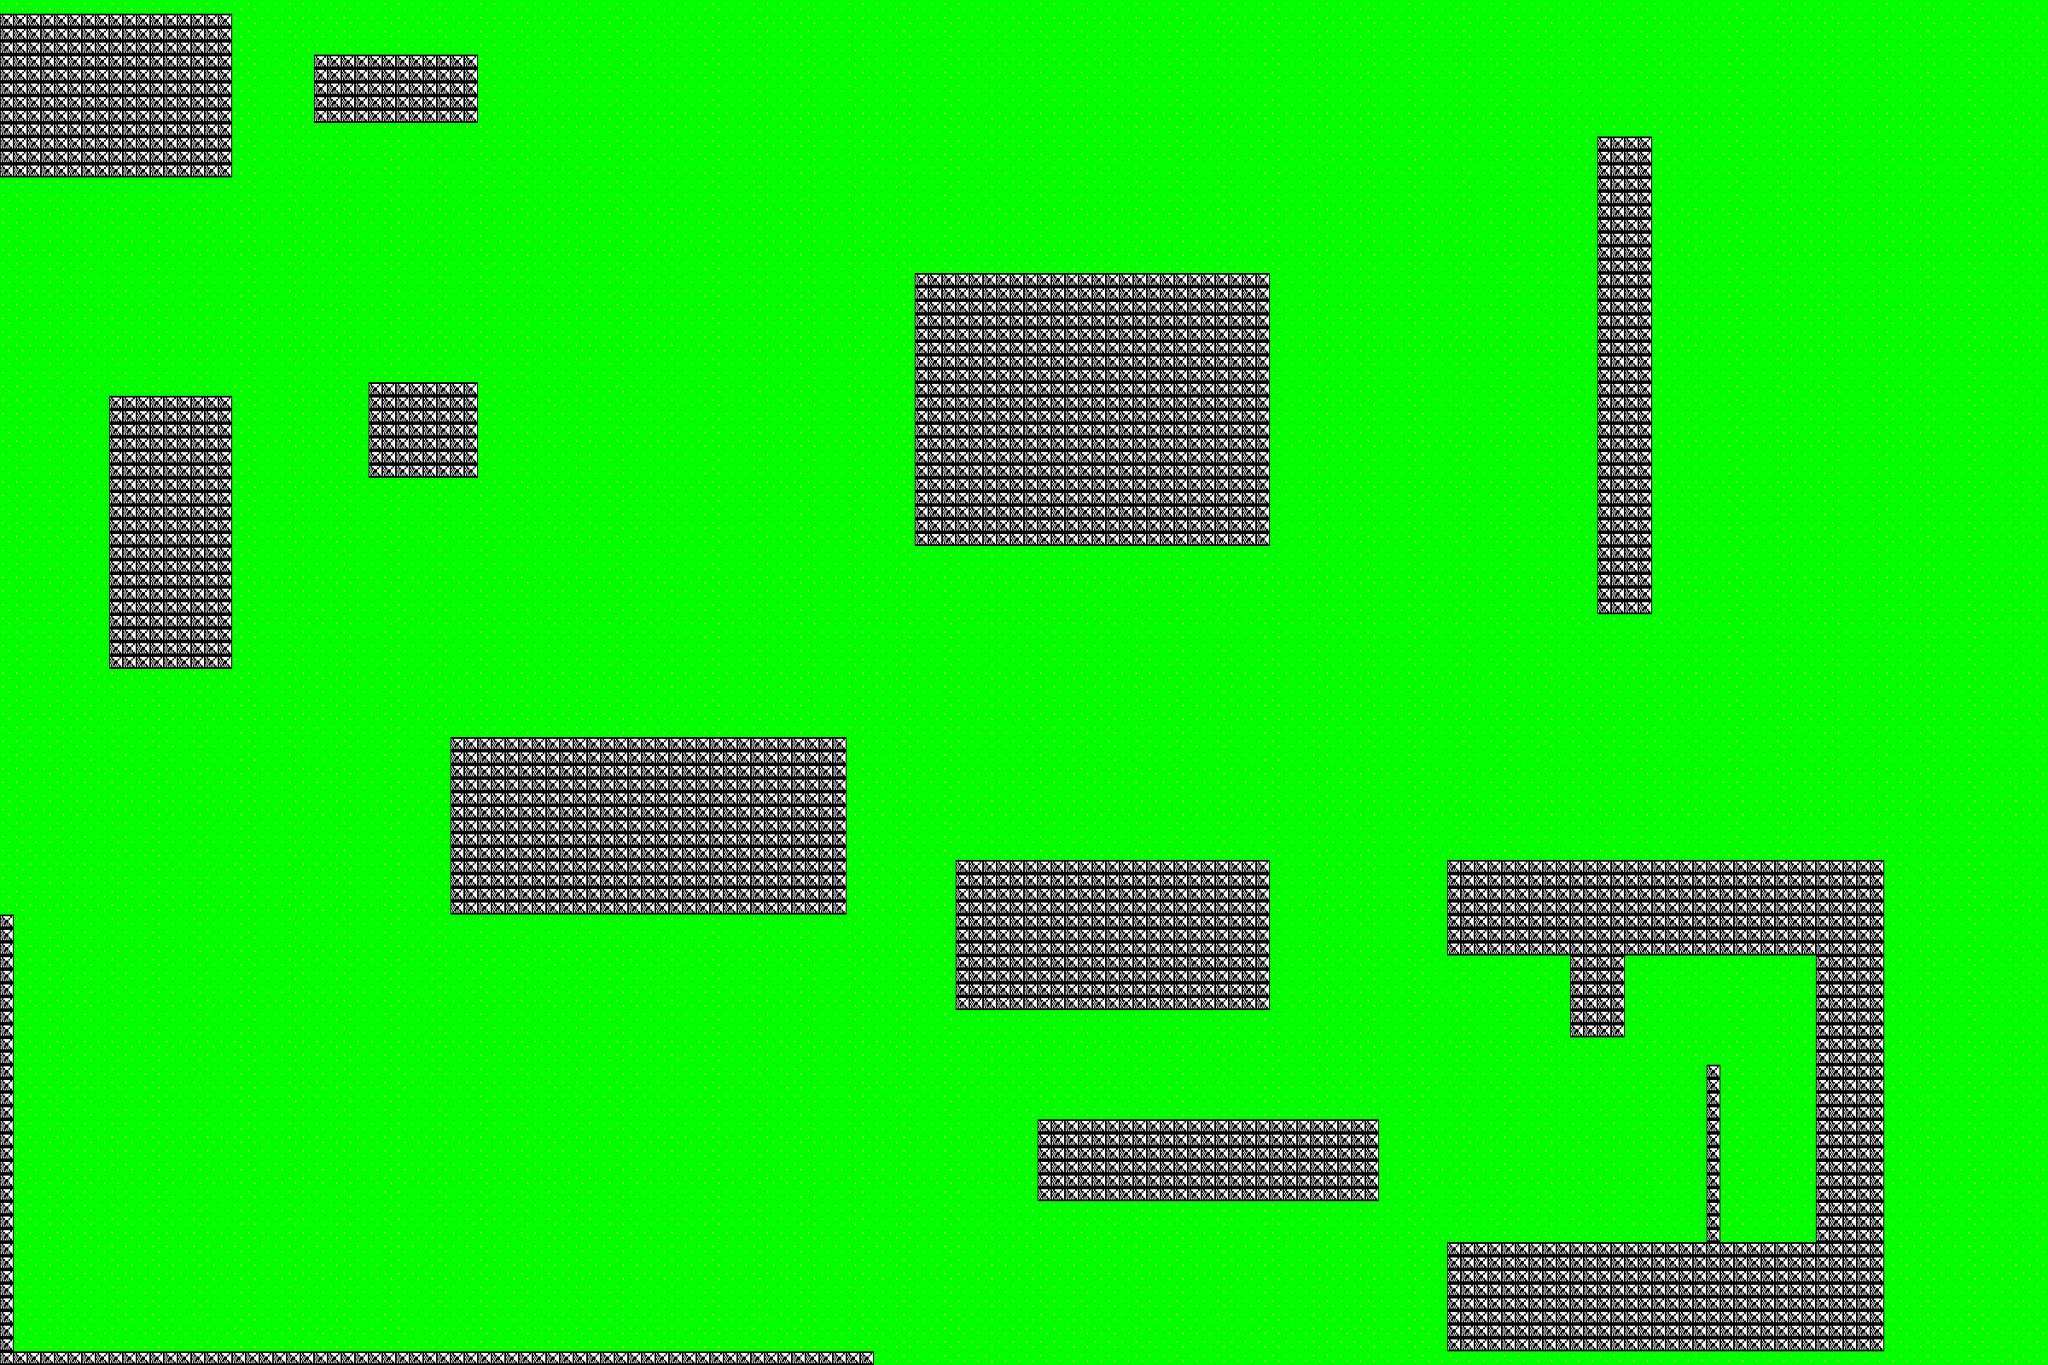

This game map was drawn from its Tiled (.tmx) file and the tilesets committed beside it. A one-line description and the trimmed map source follow:
An orthogonal 150x100 tile map with 16x16 px tiles, 1 tile layer (Tile Layer 1).

<map version="1.8" tiledversion="1.8.4" orientation="orthogonal" renderorder="right-down" width="150" height="100" tilewidth="16" tileheight="16" infinite="0" nextlayerid="2" nextobjectid="1">
 <tileset firstgid="1" source="88pgsmall.tsx" />
 <layer id="1" name="Tile Layer 1" width="150" height="100">
  <data>[15000 cells, 15000 non-empty, 2 distinct tile ids]</data>
 </layer>
</map>